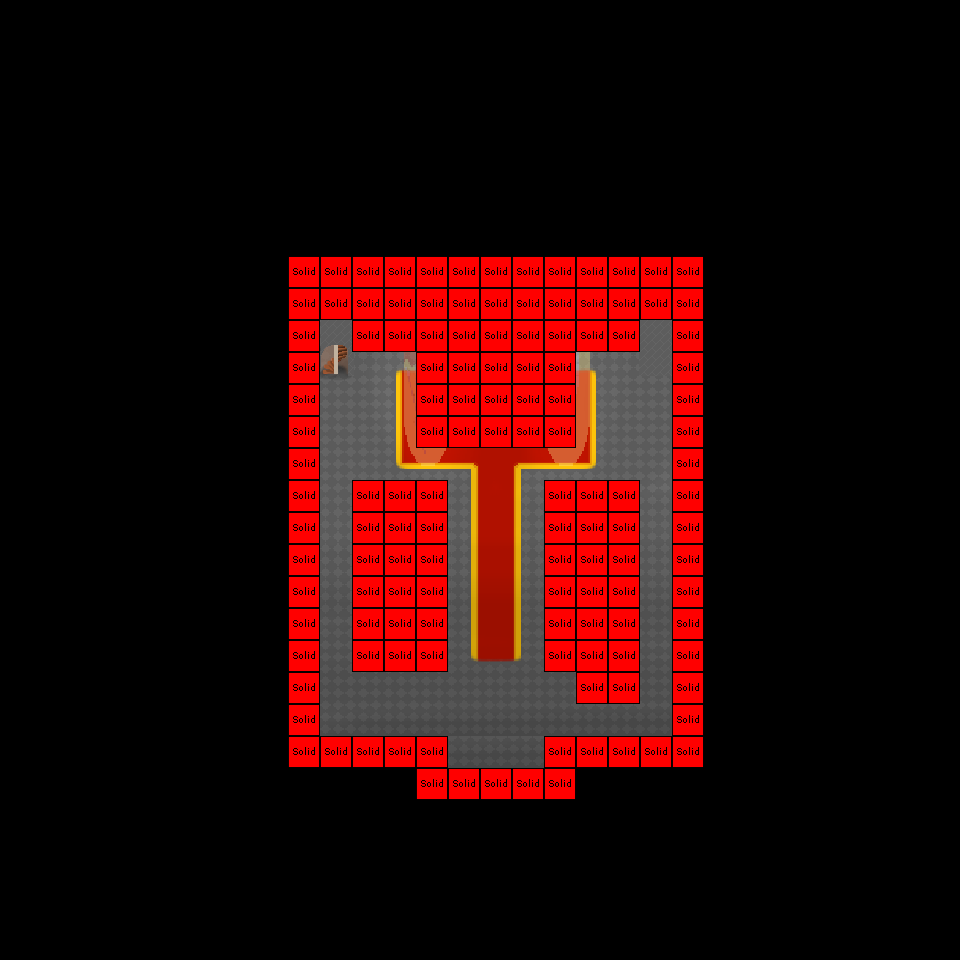

Below is a game level as drawn by its tile map, then a one-line description and the .tmx that defines it (tile-layer data replaced by summaries):
An orthogonal 30x30 tile map with 32x32 px tiles, 4 tile layers (Calque 1, Calque 2, Calque 3, Logic), 2 tilesets and 2 objects (2x changement).

<map version="1.2" tiledversion="1.3.2" orientation="orthogonal" renderorder="right-down" compressionlevel="0" width="30" height="30" tilewidth="32" tileheight="32" infinite="0" nextlayerid="6" nextobjectid="3">
 <tileset firstgid="1" source="eglisetile.tsx" />
 <tileset firstgid="166" source="logicSolid.tsx" />
 <layer id="1" name="Calque 1" width="30" height="30">
  <data>[900 cells, 165 non-empty, 165 distinct tile ids]</data>
 </layer>
 <layer id="2" name="Calque 2" width="30" height="30">
  <data>[900 cells, 0 non-empty, 0 distinct tile ids]</data>
 </layer>
 <layer id="3" name="Calque 3" width="30" height="30">
  <data>[900 cells, 0 non-empty, 0 distinct tile ids]</data>
 </layer>
 <layer id="4" name="Logic" width="30" height="30">
  <data>[900 cells, 132 non-empty, 4 distinct tile ids]</data>
 </layer>
 <objectgroup id="5" name="Transition" width="30" height="30">
  <object id="1" type="changement" x="449" y="710" width="96" height="55">
   <properties>
    <property name="detmap" value="Vailor" />
    <property name="detx" type="int" value="480" />
    <property name="dety" type="int" value="338" />
   </properties>
  </object>
  <object id="2" type="changement" x="316" y="311" width="40" height="75">
   <properties>
    <property name="detmap" value="hauteglise" />
    <property name="detx" type="int" value="390" />
    <property name="dety" type="int" value="321" />
   </properties>
  </object>
 </objectgroup>
</map>
